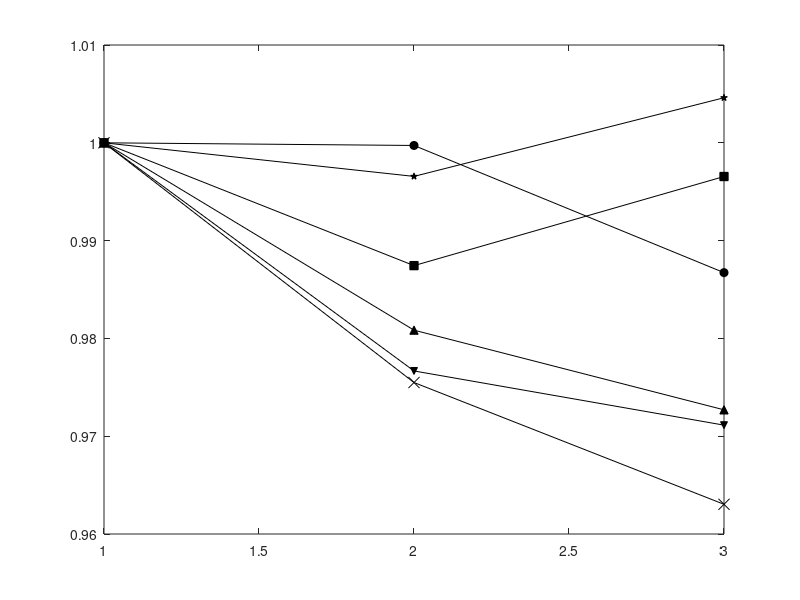

Recreate this plot in MATLAB. (Note: this script raises an error after producing the figure.)
% Figure 1E: Sequence Duration Change

%% load data for plotting
load("b1_norm_data");
load("b2_norm_data");
load("b3_norm_data");
load("b4_norm_data");
load("b5_norm_data");
load("b6_norm_data");

%% plot
figure
h1 = plot(b1_norm_data,'-o','Color',[0 0 0], 'MarkerSize', 6, ...
    'MarkerFaceColor', [0 0 0], 'MarkerEdgeColor',[0 0 0]);
hold on
h2 = plot(b2_norm_data,'-square','Color',[0 0 0], 'MarkerSize', 6, ...
    'MarkerFaceColor', [0 0 0], 'MarkerEdgeColor',[0 0 0]);
hold on
h3 = plot(b3_norm_data,'-x','Color',[0 0 0], 'MarkerSize', 8, ...
    'MarkerFaceColor', [0 0 0], 'MarkerEdgeColor',[0 0 0]);
hold on
h4 = plot(b4_norm_data,'-^','Color',[0 0 0], 'MarkerSize', 6, ...
    'MarkerFaceColor', [0 0 0], 'MarkerEdgeColor',[0 0 0]);
hold on
h5 = plot(b5_norm_data,'-pentagram','Color',[0 0 0], 'MarkerSize', 5, ...
    'MarkerFaceColor', [0 0 0], 'MarkerEdgeColor',[0 0 0]);
hold on
h6 = plot(b6_norm_data,'-v','Color',[0 0 0], 'MarkerSize', 5, ...
    'MarkerFaceColor', [0 0 0], 'MarkerEdgeColor',[0 0 0]);

yline(b1_norm_data(1,1),'k--','LineWidth',1); 
yticklabels({'-0.04', '','-0.03','','-0.02','','-0.01','','0'});

box off;
xticks([1 2 3]);
set(gca,'XTickLabel', {'MA','MF','MM'});
ylabel('Sequence Duration Change [%]');
xlabel('Social Context');

legend([h1,h2,h3,h4,h5,h6],'bird 1','bird 2','bird 3','bird 4','bird 5','bird 6',...
    'NumColumns',2,'Location','southwest','Orientation','horizontal');


